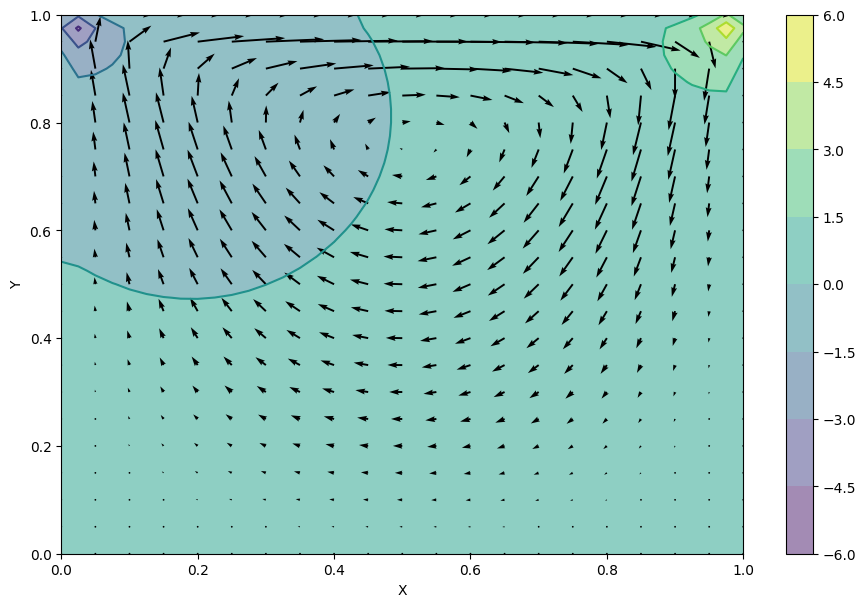

Reproduce this figure in Python.
import numpy as np
import os

from matplotlib import pyplot, cm
from devito import Grid, TimeFunction, Function, Eq, solve, Operator, configuration, SubDomain, NODE, switchconfig, Constant
from devito.symbolics import retrieve_functions, INT

from devito.petsc import petscsolve, EssentialBC
from devito.petsc.initialize import PetscInitialize
configuration['compiler'] = 'custom'
os.environ['CC'] = 'mpicc'


PetscInitialize()

######## same as 04.py but using subdomains for everything (including velocities)

ny = 41
nx = 41


x_coord = np.linspace(0, 1, nx)
y_coord = np.linspace(0, 1, ny)


Y, X = np.meshgrid(x_coord, y_coord)

# Physical parameters
rho = Constant(name='rho', dtype=np.float64)
nu = Constant(name='nu', dtype=np.float64)

rho.data = np.float64(1.)
nu.data = np.float64(1./10.)


dx = 1.0 / (nx - 1)                                                                                                                         
dt = 0.45 * dx**2 / (4 * nu.data)                                                                                
nt = int(2.0 / dt)
so = 2
    

# Use subdomains just for pressure field for now
class Sub1(SubDomain):
    name = 'sub1'
    def __init__(self, S_O):
        super().__init__()
        self.S_O = S_O

    def define(self, dimensions):
        x, y = dimensions
        return {x: ('left', 1), y: ('middle', ny-2, 1)}
    

class Sub2(SubDomain):
    name = 'sub2'
    def __init__(self, S_O):
        super().__init__()
        self.S_O = S_O

    def define(self, dimensions):
        x, y = dimensions
        return {x: ('middle', 1, 2), y: ('middle', ny-2, 1)}
    

class Sub3(SubDomain):
    name = 'sub3'
    def __init__(self, S_O):
        super().__init__()
        self.S_O = S_O

    def define(self, dimensions):
        x, y = dimensions
        return {x: ('middle', nx-2, 1), y: ('middle', ny-2, 1)}
    


class Sub4(SubDomain):
    name = 'sub4'
    def __init__(self, S_O):
        super().__init__()
        self.S_O = S_O

    def define(self, dimensions):
        x, y = dimensions
        return {x: ('left', 1), y: ('middle', 1, 2)}



class Sub5(SubDomain):
    name = 'sub5'
    def __init__(self, S_O):
        super().__init__()
        self.S_O = S_O

    def define(self, dimensions):
        x, y = dimensions
        return {x: ('middle', 1, 2), y: ('middle', 1, 2)}
    


class Sub6(SubDomain):
    name = 'sub6'
    def __init__(self, S_O):
        super().__init__()
        self.S_O = S_O

    def define(self, dimensions):
        x, y = dimensions
        return {x: ('middle', nx-2, 1), y: ('middle', 1, 2)}
    

class Sub7(SubDomain):
    name = 'sub7'
    def __init__(self, S_O):
        super().__init__()
        self.S_O = S_O

    def define(self, dimensions):
        x, y = dimensions
        return {x: ('left', 1), y: ('left', 1)}
    

class Sub8(SubDomain):
    name = 'sub8'
    def __init__(self, S_O):
        super().__init__()
        self.S_O = S_O

    def define(self, dimensions):
        x, y = dimensions
        return {x: ('middle', 1, 2), y: ('left', 1)}
    


class Sub9(SubDomain):
    name = 'sub9'
    def __init__(self, S_O):
        super().__init__()
        self.S_O = S_O

    def define(self, dimensions):
        x, y = dimensions
        return {x: ('middle', nx-2, 1), y: ('left', 1)}


class Sub10(SubDomain):
    name = 'sub10'
    def __init__(self, S_O):
        super().__init__()
        self.S_O = S_O

    def define(self, dimensions):
        x, y = dimensions
        return {x: x, y: ('right', 1)}
    

class Sub11(SubDomain):
    name = 'sub11'
    def __init__(self, S_O):
        super().__init__()
        self.S_O = S_O

    def define(self, dimensions):
        x, y = dimensions
        return {x: ('right', 1), y: ('left', ny-1)}


class Sub12(SubDomain):
    name = 'sub12'
    def __init__(self, S_O):
        super().__init__()
        self.S_O = S_O

    def define(self, dimensions):
        x, y = dimensions
        return {x: ('middle', 1, 1), y: ('left', 1)}


class Sub13(SubDomain):
    name = 'sub13'
    def __init__(self, S_O):
        super().__init__()
        self.S_O = S_O

    def define(self, dimensions):
        x, y = dimensions
        return {x: ('middle', 1, 1), y: ('middle', ny-2, 1)}
    

class Sub14(SubDomain):
    name = 'sub14'
    def __init__(self, S_O):
        super().__init__()
        self.S_O = S_O

    def define(self, dimensions):
        x, y = dimensions
        return {x: ('left', 1), y: ('left', ny-1)}
    

class Sub15(SubDomain):
    name = 'sub15'
    def __init__(self, S_O):
        super().__init__()
        self.S_O = S_O

    def define(self, dimensions):
        x, y = dimensions
        return {x: ('middle', 1, 1), y: ('middle', 1, 2)}
    

class Sub16(SubDomain):
    name = 'sub16'
    def __init__(self, S_O):
        super().__init__()
        self.S_O = S_O

    def define(self, dimensions):
        x, y = dimensions
        return {x: ('middle', nx-2, 1), y: ('middle', 1, 1)}


class Sub17(SubDomain):
    name = 'sub17'
    def __init__(self, S_O):
        super().__init__()
        self.S_O = S_O

    def define(self, dimensions):
        x, y = dimensions
        return {x: ('middle', 1, 2), y: ('middle', 1, 1)}
    

class Sub18(SubDomain):
    name = 'sub18'
    def __init__(self, S_O):
        super().__init__()
        self.S_O = S_O

    def define(self, dimensions):
        x, y = dimensions
        return {x: ('left', nx-1), y: ('right', 1)}
    

class Sub19(SubDomain):
    name = 'sub19'
    def __init__(self, S_O):
        super().__init__()
        self.S_O = S_O

    def define(self, dimensions):
        x, y = dimensions
        return {x: ('left', nx-1), y: ('left', 1)}


class Sub20(SubDomain):
    name = 'sub20'
    def __init__(self, S_O):
        super().__init__()
        self.S_O = S_O

    def define(self, dimensions):
        x, y = dimensions
        return {x: ('left', 1), y: ('middle', 1, 1)}



def neumann_bottom(eq, t, subdomain):
    lhs, rhs = eq.evaluate.args

    # Functions present in stencil
    funcs = retrieve_functions(lhs-rhs)

    yind_target = t.indices[-1]

    mapper = {}
    for f in funcs:
        yind = f.indices[-1]
        if (yind - yind_target).as_coeff_Mul()[0] < 0:
            if f.name == 'p':
                mapper.update({f: f.subs({yind: yind_target})})
            if f.name == 'u':
                mapper.update({f: -f.subs({yind: yind_target})})

    return Eq(lhs.subs(mapper), rhs.subs(mapper), subdomain=subdomain)


def neumann_top(eq, t, subdomain):
    lhs, rhs = eq.evaluate.args

    # Functions present in stencil
    funcs = retrieve_functions(lhs-rhs)

    yind_target = t.indices[-1]

    mapper = {}
    for f in funcs:
        # Get the y index
        yind = f.indices[-1]
        # from IPython import embed; embed()
        if (yind - yind_target).as_coeff_Mul()[0] > 0:
            # Symmetric mirror: ghost maps to yind_target (last physical p-cell).
            # For staggered p at y+h_y/2 the top wall sits exactly at the midpoint
            # between yind_target and the ghost, so the Neumann mirror is yind_target.
            if f.name == 'p':
                mapper.update({f: f.subs({yind: yind_target})})

            if f.name == 'u':
                mapper.update({f: 2-f.subs({yind: yind_target})})

    return Eq(lhs.subs(mapper), rhs.subs(mapper), subdomain=subdomain)


def neumann_left(eq, t, subdomain):
    lhs, rhs = eq.evaluate.args

    # Functions present in stencil
    funcs = retrieve_functions(lhs-rhs)

    xind_target = t.indices[-2]

    mapper = {}
    for f in funcs:
        xind = f.indices[-2]
        if (xind - xind_target).as_coeff_Mul()[0] < 0:
            if f.name == 'p':
                mapper.update({f: f.subs({xind: xind_target})})

            if f.name == 'v':
                mapper.update({f: -f.subs({xind: xind_target})})

    return Eq(lhs.subs(mapper), rhs.subs(mapper), subdomain=subdomain)


def neumann_right(eq, t, subdomain):
    lhs, rhs = eq.evaluate.args

    # Functions present in stencil
    funcs = retrieve_functions(lhs-rhs)

    xind_target = t.indices[-2]

    mapper = {}
    for f in funcs:
        xind = f.indices[-2]
        if (xind - xind_target).as_coeff_Mul()[0] > 0:
            if f.name == 'p':
                mapper.update({f: f.subs({xind: xind_target})})

            if f.name == 'v':
                mapper.update({f: -f.subs({xind: xind_target})})

    return Eq(lhs.subs(mapper), rhs.subs(mapper), subdomain=subdomain)


sub1 = Sub1(so)
sub2 = Sub2(so)
sub3 = Sub3(so)
sub4 = Sub4(so)
sub5 = Sub5(so)
sub6 = Sub6(so)
sub7 = Sub7(so)
sub8 = Sub8(so)
sub9 = Sub9(so)
sub10 = Sub10(so)
sub11 = Sub11(so)
sub12 = Sub12(so)
sub13 = Sub13(so)
sub14 = Sub14(so)
sub15 = Sub15(so)
sub16 = Sub16(so)
sub17 = Sub17(so)
sub18 = Sub18(so)
sub19 = Sub19(so)
sub20 = Sub20(so)

subdomains = (sub1, sub2, sub3, sub4, sub5, sub6, sub7, sub8, sub9, sub10, sub11, sub12, sub13, sub14, sub15, sub16, sub17, sub18, sub19, sub20)

grid = Grid(shape=(nx, ny), extent=(1, 1.), subdomains=subdomains, dtype=np.float64)
x, y = grid.dimensions
t = grid.stepping_dim


# Staggered MAC grid:
#   u - staggered in y
#   v - staggered in x
#   p - cell centres (staggered in both x and y)
u = TimeFunction(name='u', grid=grid, space_order=2, staggered=y)
v = TimeFunction(name='v', grid=grid, space_order=2, staggered=x)
p = Function(name='p', grid=grid, space_order=2, staggered=(x, y))


# u-momentum:
# p.dxc is forcing the non staggering so it is not correct - that is why I use p.dx instead
eq_u = Eq(u.dt + u*u.dxc + v*u.dyc, -1./rho * p.dx + nu*(u.dx2 + u.dy2))
stencil_u = solve(eq_u, u.forward)
update_u = Eq(u.forward, stencil_u, subdomain=grid.subdomains['sub15'])

# v-momentum:
eq_v = Eq(v.dt + u*v.dxc + v*v.dyc, -1./rho * p.dy + nu*(v.dx2 + v.dy2))
stencil_v = solve(eq_v, v.forward)
update_v = Eq(v.forward, stencil_v, subdomain=grid.subdomains['sub17'])

# manual edit to x0 since using uf.dx and vf.dy alone does not seem to be correct? it seems to be left staggered?
ux_cc = u.dx(x0=x + x.spacing/2)
vy_cc = v.dy(x0=y + y.spacing/2)
eq_p = Eq(p.laplace,
          rho * (1./dt * (ux_cc + vy_cc) - ux_cc**2 - 2*u.dy*v.dx - vy_cc**2),
          subdomain=grid.subdomains['sub5'])

# u BCs
# Left/right walls: u is not x-staggered so nodes sit exactly on the walls.
# Bottom wall - average across the wall is zero, so ghost point is negative of first interior point

# Top lid (y=1): value at the wall equals U_lid=1: (u[ny-2] + u[ny-1])/2 = 1
# u[ny-1] = 2 - u[ny-2]
bc_u = [Eq(u.forward, 0, subdomain=grid.subdomains['sub14'])] # left
bc_u += [Eq(u.forward, 0, subdomain=grid.subdomains['sub11'])] # right
bc_u += [neumann_bottom(update_u, u, subdomain=grid.subdomains['sub12'])] # bottom
bc_u += [neumann_top(update_u, u, subdomain=grid.subdomains['sub13'])] # top

# TODO: can you use subdomains instead of index notation to set the halo region here?
bc_u_halo = [Eq(u[t+1, x, ny-1], 2 - u[t+1, x, ny-2])]  # lid: u=1 at y=1
bc_u_halo += [Eq(u[t+1, x, -1], -u[t+1, x, 0])] # bottom


bc_v = [Eq(v.forward, 0, subdomain=grid.subdomains['sub18'])] # top
bc_v += [Eq(v.forward, 0, subdomain=grid.subdomains['sub19'])] # bottom
bc_v += [neumann_left(update_v, v, subdomain=grid.subdomains['sub20'])] # left
bc_v += [neumann_right(update_v, v, subdomain=grid.subdomains['sub16'])] # right


bc_v_halo = [Eq(v[t+1, nx-1, y], -v[t+1, nx-2, y])]  # ghost beyond right wall: interp to 0 at x=1
bc_v_halo += [Eq(v[t+1, -1, y], -v[t+1, 0, y])]


# p is at cell centres
bc_p = [neumann_left(neumann_top(eq_p, p, sub1), p, sub1)]
bc_p += [neumann_top(eq_p, p, sub2)]
bc_p += [neumann_right(neumann_top(eq_p, p, sub3), p, sub3)]
bc_p += [neumann_left(eq_p, p, sub4)]
bc_p += [neumann_right(eq_p, p, sub6)]
bc_p += [neumann_bottom(eq_p, p, sub8)]
bc_p += [neumann_right(neumann_bottom(eq_p, p, sub9), p, sub9)]

bc_tmp1 = Function(name='bc_tmp1', grid=grid, space_order=2, staggered=(x, y))
bc_tmp1.data[:] = 0.
bc_p += [EssentialBC(p, bc_tmp1, subdomain=grid.subdomains['sub7'])] # pin pressure at corner

# These two will be automated in the compiler
bc_p += [EssentialBC(p, bc_tmp1, subdomain=grid.subdomains['sub10'], constrain=True)]
bc_p += [EssentialBC(p, bc_tmp1, subdomain=grid.subdomains['sub11'], constrain=True)]


# TODO: check symmetry of matrix before using CG..
pressure_solve = petscsolve([eq_p]+bc_p, p, options_prefix='pressure_solve', solver_parameters={'ksp_type': 'cg'})

exprs = [pressure_solve] + [update_u] + bc_u + bc_u_halo + [update_v] + bc_v + bc_v_halo


with switchconfig(language='petsc'):
    op = Operator(exprs)
    # print(op.ccode)
    op.apply(time_M=nt, dt=dt)


# Import u values at x=L/2 (table 6, column 2 rows 12-26) in Marchi et al.
Marchi_Re10_u = np.array([[0.0625, -3.85425800e-2],
                          [0.125,  -6.96238561e-2],
                          [0.1875, -9.6983962e-2],
                          [0.25,   -1.22721979e-1],
                          [0.3125, -1.47636199e-1],
                          [0.375,  -1.71260757e-1],
                          [0.4375, -1.91677043e-1],
                          [0.5,    -2.05164738e-1],
                          [0.5625, -2.05770198e-1],
                          [0.625,  -1.84928116e-1],
                          [0.6875, -1.313892353e-1],
                          [0.75,   -3.1879308e-2],
                          [0.8125,  1.26912095e-1],
                          [0.875,   3.54430364e-1],
                          [0.9375,  6.50529292e-1]])
# Import v values at y=L/2 (table 6, column 2 rows 27-41) in Marchi et al.
Marchi_Re10_v = np.array([[0.0625, 9.2970121e-2],
                          [0.125,  1.52547843e-1],
                          [0.1875, 1.78781456e-1],
                          [0.25,   1.76415100e-1],
                          [0.3125, 1.52055820e-1],
                          [0.375,  1.121477612e-1],
                          [0.4375, 6.21048147e-2],
                          [0.5,    6.3603620e-3],
                          [0.5625,-5.10417285e-2],
                          [0.625, -1.056157259e-1],
                          [0.6875,-1.51622101e-1],
                          [0.75,  -1.81633561e-1],
                          [0.8125,-1.87021651e-1],
                          [0.875, -1.59898186e-1],
                          [0.9375,-9.6409942e-2]])

# run trivial operators to interpolate the staggered fields back onto original grid "nodes" for plotting and analysis

plotfunc_u = Function(name='plotfunc_u', grid=grid, space_order=2, staggered=NODE)
plotfunc_v = Function(name='plotfunc_v', grid=grid, space_order=2, staggered=NODE)
plotfunc_p = Function(name='plotfunc_p', grid=grid, space_order=2, staggered=NODE)

Operator(Eq(plotfunc_u, u))(time_M=0)
Operator(Eq(plotfunc_v, v))(time_M=0)
Operator(Eq(plotfunc_p, p))()


fig = pyplot.figure(figsize=(11, 7), dpi=100)
pyplot.contourf(X, Y, plotfunc_p.data[:], alpha=0.5, cmap=cm.viridis)
pyplot.colorbar()
pyplot.contour(X, Y, plotfunc_p.data[:], cmap=cm.viridis)
pyplot.quiver(X[::2, ::2], Y[::2, ::2], plotfunc_u.data[::2, ::2], plotfunc_v.data[::2, ::2])
pyplot.xlabel('X')
pyplot.ylabel('Y')
pyplot.savefig('05.png', dpi=100, bbox_inches='tight')
pyplot.show()

#NBVAL_IGNORE_OUTPUT
# Again, check results with Marchi et al 2009.
fig = pyplot.figure(figsize=(12, 6))
ax1 = fig.add_subplot(121)
ax1.plot(plotfunc_u.data[int(grid.shape[0]/2),:],y_coord[:])
ax1.plot(Marchi_Re10_u[:,1],Marchi_Re10_u[:,0],'ro')
ax1.set_xlabel('$u$')
ax1.set_ylabel('$y$')
ax1 = fig.add_subplot(122)
ax1.plot(x_coord[:],plotfunc_v.data[:,int(grid.shape[0]/2)])
ax1.plot(Marchi_Re10_v[:,0],Marchi_Re10_v[:,1],'ro')
ax1.set_xlabel('$x$')
ax1.set_ylabel('$v$')
pyplot.savefig('05_comparison.png', dpi=100, bbox_inches='tight')
pyplot.show()
